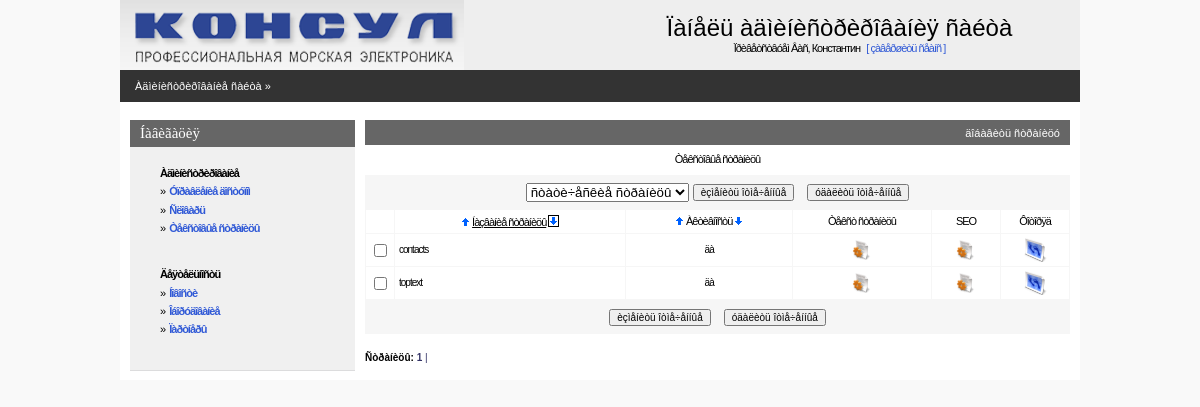
The app's page /admin/textpage.php (signed in), older data.
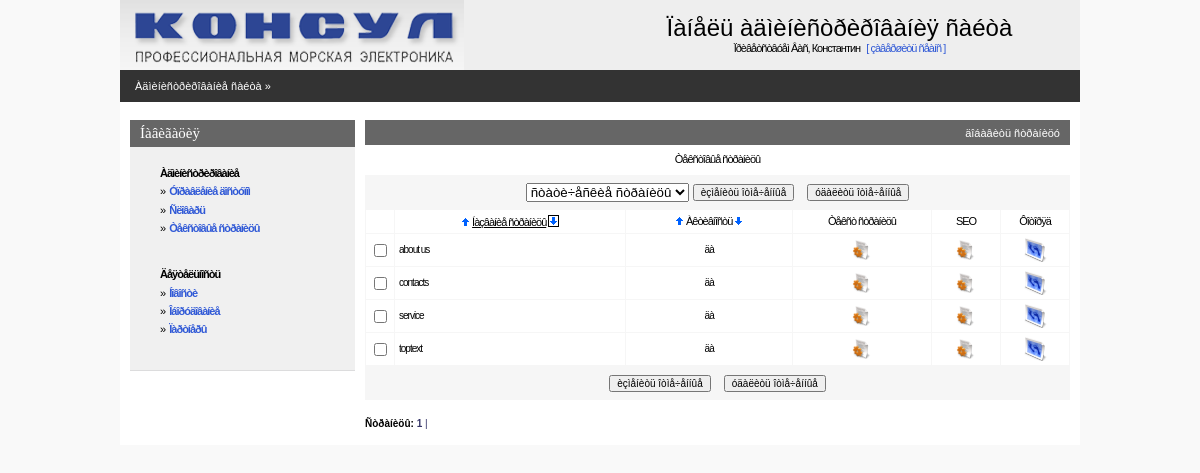
The same page, newer data.
### tables this page shows
CREATE TABLE IF NOT EXISTS `consul_page` (
  `page_code` int(11) NOT NULL AUTO_INCREMENT,
  `page_name` varchar(255) NOT NULL,
  `page_active` tinyint(1) NOT NULL DEFAULT '0',
  `page_url` varchar(255) DEFAULT NULL,
  `page_type` varchar(10) NOT NULL DEFAULT 'static',
  PRIMARY KEY (`page_code`)
);

### admin/inc/connect.php (called while the page is built, shortened)
<?php
    $PHP_SELF=$_SERVER['PHP_SELF'];
?>

### admin/inc/const.php (called while the page is built, shortened)
<?php
    $PREFFIX="consul";
?>

### admin/textpage.php (the view, shortened to what this page needs)
<?php
include("inc/settings.php");
$per_page=30;
if (!isset($curr_page)) $curr_page=0;
if(!($sortby)) $sortby='page_name'; else {$sortby=explode(" ",$sortby);$sortby=$sortby[0];}
if(!isset($sortdir)) {$sortdir="1";$realsortdir="ASC"; }
else
{
 if($sortdir==0) {$realsortdir="DESC";} else {$sortdir=1;$realsortdir="ASC";}
}
if (!isset($pagetype)) $pagetype="static";
$mainquery="select {$PREFFIX}_page.page_code, {$PREFFIX}_page.page_name, {$PREFFIX}_page.page_active
            from {$PREFFIX}_page where {$PREFFIX}_page.page_type like '$pagetype'
            order by $sortby $realsortdir";
?>
<? include ("inc/head.php"); ?>
<BODY>
<center>
<div class=mainbody>
<? include("inc/top.php");?>
<table Border=0 CellSpacing=0 CellPadding=0 width=100%>
  <tr><td class=pageline>
     <div class=wmiddletext><a href="main.php">Àäìèíèñòðèðîâàíèå ñàéòà</a> &#187;</div>
  </td></tr>
</table>
<table Border=0 CellSpacing=0 CellPadding=0 class=mainbody>
 <tr valign=top>
  <td width=10></td>
  <? include("inc/leftmenu.php"); ?>
  <td width=10></td>
  <td>
<?php
echo"<form name='data' action=$PHP_SELF method=POST>";
?>
<table class=grayhead Border=0 CellSpacing=0 CellPadding=0 >
 <tr class=normaltext>
  <td align=right class=wmiddletext><a class=submenu onclick="displayform(this,'äîáàâèòü ñòðàíèöó')">äîáàâèòü ñòðàíèöó</a></td>
 </tr>
</table>
<table Border=0 CellSpacing=0 class=pagebluetable CellPadding=0 >
 <tr><td class=lmenutext height=30 bgcolor=#ffffff align="center">Òåêñòîâûå ñòðàíèöû</td></tr>
</table>
<table Border=0 CellSpacing=0 class=pagebluetable CellPadding=0>
 <tr><td>
 <center>
 <table>
 <tr height=30 >
   <td> <select name="pagetype" onchange="submit()">
           <option value="static" <?php if ($pagetype=="static") echo "selected"; ?>> ñòàòè÷åñêèå ñòðàíèöû </option>
        </select>
   </td>
   <td><input type=button onClick=Send('U') value='èçìåíèòü îòìå÷åííûå' class=smalltext></td>
   <td width=5></td>
   <td><input type=button onClick=ConfirmSend('D') value='óäàëèòü îòìå÷åííûå'  class=smalltext></td>
 </tr>
 </table>
 </td></tr>
</table>
<center>
<table Border=0 CellSpacing=1 class=bluetable CellPadding=4 width=100%>
  <tr class=lmenutext align=center  height=20 bgcolor=#ffffff>
    <td width=20>&nbsp;</td>
    <td  align=center ><?=SortTitle("Íàçâàíèå ñòðàíèöû","page_name",$sortby,$sortdir);?></td>
    <td  align=center ><?=SortTitle("Àêòèâíîñòü","page_active",$sortby,$sortdir);?></td>
    <td width=130 align=center >Òåêñò ñòðàíèöû</td>
    <td width=60 align=center >SEO</td>
    <td width=60 align=center >Ôîòîðÿä</td>
<?php
$res=mysql_query ($mainquery) or die ("Íå ìîãó âûáðàòü ñòðàíèöû. Îøèáêà â çàïðîñå.");
  $num_rows=mysql_num_rows($res);
  if($num_rows)
  {
      $page_quant=ceil($num_rows / $per_page);
    $start_pos=$curr_page*$per_page;
    if ($start_pos+$per_page<$num_rows) $end_pos=$start_pos+$per_page;
       else $end_pos=$num_rows;
    for ($x=$start_pos; $x<$end_pos; $x++)
    {
    list($page_code,$page_name,$page_active)=mysql_fetch_array($res);
    $checkname=$page_code;
    if($page_active) {$page_active="äà";$bg="#FFFFFF";} else {$page_active="íåò";$bg="#EEEEEE";}
    echo"<tr class=edittabletext height=24 bgcolor=$bg>";
    echo"<TD width=20 align=center ><input type='checkbox' name=\"C#$checkname\" id=\"C#$checkname\"></TD>";
    echo"<TD align=left class=smalltext ondblclick='change_line(\"$checkname\",\"F#$checkname#page_name#string\");' id=\"F#$checkname#page_name#string\">".Show($page_name)."</TD>\n";
    echo"<TD class=smalltext align=center  ondblclick='change_yes_no(\"$checkname\",\"F#$checkname#page_active#int\");' id=\"F#$checkname#page_active#int\">".Show($page_active)."</TD>\n";
    echo"<td align=center ><a href='editstatic.php?page_code=$page_code&page_name=$page_name'><img height='20' width='20' src='graph/edit.gif' border=0 title='Òåêñò ñòðàíèöû'></a></td>";
    echo"<td align=center ><a href='editseo.php?page_code=$page_code&page_name=$page_name'><img height='20' width='20' src='graph/edit.gif' border=0 title=''></a></td>";
    echo"<td><center><a href=\"picture.php?back=statlist&icon=250&page_code=$page_code\"><img height='24' width='24' src='graph/photo.gif' border=0 alt='Ôîòîãàëåðåÿ ' title='Ôîòîãàëåðåÿ'></a></td>";
    echo"</TR>\n";
    }
  }
?>
</center>
<table Border=0 CellSpacing=0 class=pagebluetable CellPadding=0 width=95%>
 <tr><td>
 <center>
 <table>
 <tr height=30 >
   <td><input type=button onClick=Send('U') value='èçìåíèòü îòìå÷åííûå' class=smalltext></td>
   <td width=5></td>
   <td><input type=button onClick=ConfirmSend('D') value='óäàëèòü îòìå÷åííûå'  class=smalltext></td>
 </tr>
 </table>
 </td></tr>
</table>
<br>
<?php
echo"<div align=left class=smalltext><b>Ñòðàíèöû:</b>  ";
for ($i=1;$i<$page_quant+1;$i++)
 {
   $y=$i-1;
   if ($curr_page==$y) {$t1="<b>";$t2="</b>";} else {$t1="";$t2="";}
   echo"<a class=blue href=$PHP_SELF?curr_page=$y&sortby=$sortby&sortdir=$sortdir>$t1 $i $t2|</a>&nbsp";
 }
echo"</div>";
?>
    <td width=10></td>
</BODY>
</HTML>

Row changes from the older to the newer data that the page shows:
added consul_page: page_name "about us", page_active "äà"
added consul_page: page_name "service", page_active "äà"
